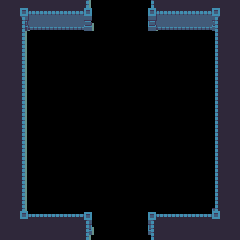

Rendered tile map (Tiled .tmx) drawn with the repository's tilesets; below, a short description and the full map source, tile grids included:
An orthogonal 15x15 tile map with 16x16 px tiles, 1 tile layer (Tiles) and 12 objects (4x statue_a, 4x statue_b, 2x link, open_door, golem turn off).

<map version="1.0" orientation="orthogonal" width="15" height="15" tilewidth="16" tileheight="16">
 <tileset firstgid="1" name="tiles" tilewidth="16" tileheight="16">
  <image source="../../tilesets/tiles.png" width="96" height="144" />
 </tileset>
 <layer name="Tiles" width="15" height="15">
  <data>
   <tile gid="8" />
   <tile gid="4" />
   <tile gid="5" />
   <tile gid="5" />
   <tile gid="5" />
   <tile gid="46" />
   <tile gid="0" />
   <tile gid="0" />
   <tile gid="0" />
   <tile gid="45" />
   <tile gid="5" />
   <tile gid="5" />
   <tile gid="5" />
   <tile gid="6" />
   <tile gid="8" />
   <tile gid="8" />
   <tile gid="10" />
   <tile gid="11" />
   <tile gid="11" />
   <tile gid="11" />
   <tile gid="52" />
   <tile gid="0" />
   <tile gid="0" />
   <tile gid="0" />
   <tile gid="51" />
   <tile gid="11" />
   <tile gid="11" />
   <tile gid="11" />
   <tile gid="12" />
   <tile gid="8" />
   <tile gid="8" />
   <tile gid="16" />
   <tile gid="0" />
   <tile gid="0" />
   <tile gid="0" />
   <tile gid="0" />
   <tile gid="0" />
   <tile gid="0" />
   <tile gid="0" />
   <tile gid="0" />
   <tile gid="0" />
   <tile gid="0" />
   <tile gid="0" />
   <tile gid="18" />
   <tile gid="8" />
   <tile gid="8" />
   <tile gid="16" />
   <tile gid="0" />
   <tile gid="0" />
   <tile gid="0" />
   <tile gid="0" />
   <tile gid="0" />
   <tile gid="0" />
   <tile gid="0" />
   <tile gid="0" />
   <tile gid="0" />
   <tile gid="0" />
   <tile gid="0" />
   <tile gid="18" />
   <tile gid="8" />
   <tile gid="8" />
   <tile gid="16" />
   <tile gid="0" />
   <tile gid="0" />
   <tile gid="0" />
   <tile gid="0" />
   <tile gid="0" />
   <tile gid="0" />
   <tile gid="0" />
   <tile gid="0" />
   <tile gid="0" />
   <tile gid="0" />
   <tile gid="0" />
   <tile gid="18" />
   <tile gid="8" />
   <tile gid="8" />
   <tile gid="16" />
   <tile gid="0" />
   <tile gid="0" />
   <tile gid="0" />
   <tile gid="0" />
   <tile gid="0" />
   <tile gid="0" />
   <tile gid="0" />
   <tile gid="0" />
   <tile gid="0" />
   <tile gid="0" />
   <tile gid="0" />
   <tile gid="18" />
   <tile gid="8" />
   <tile gid="8" />
   <tile gid="16" />
   <tile gid="0" />
   <tile gid="0" />
   <tile gid="0" />
   <tile gid="0" />
   <tile gid="0" />
   <tile gid="0" />
   <tile gid="0" />
   <tile gid="0" />
   <tile gid="0" />
   <tile gid="0" />
   <tile gid="0" />
   <tile gid="18" />
   <tile gid="8" />
   <tile gid="8" />
   <tile gid="16" />
   <tile gid="0" />
   <tile gid="0" />
   <tile gid="0" />
   <tile gid="0" />
   <tile gid="0" />
   <tile gid="0" />
   <tile gid="0" />
   <tile gid="0" />
   <tile gid="0" />
   <tile gid="0" />
   <tile gid="0" />
   <tile gid="18" />
   <tile gid="8" />
   <tile gid="8" />
   <tile gid="16" />
   <tile gid="0" />
   <tile gid="0" />
   <tile gid="0" />
   <tile gid="0" />
   <tile gid="0" />
   <tile gid="0" />
   <tile gid="0" />
   <tile gid="0" />
   <tile gid="0" />
   <tile gid="0" />
   <tile gid="0" />
   <tile gid="18" />
   <tile gid="8" />
   <tile gid="8" />
   <tile gid="16" />
   <tile gid="0" />
   <tile gid="0" />
   <tile gid="0" />
   <tile gid="0" />
   <tile gid="0" />
   <tile gid="0" />
   <tile gid="0" />
   <tile gid="0" />
   <tile gid="0" />
   <tile gid="0" />
   <tile gid="0" />
   <tile gid="18" />
   <tile gid="8" />
   <tile gid="8" />
   <tile gid="16" />
   <tile gid="0" />
   <tile gid="0" />
   <tile gid="0" />
   <tile gid="0" />
   <tile gid="0" />
   <tile gid="0" />
   <tile gid="0" />
   <tile gid="0" />
   <tile gid="0" />
   <tile gid="0" />
   <tile gid="0" />
   <tile gid="18" />
   <tile gid="8" />
   <tile gid="8" />
   <tile gid="16" />
   <tile gid="0" />
   <tile gid="0" />
   <tile gid="0" />
   <tile gid="0" />
   <tile gid="0" />
   <tile gid="0" />
   <tile gid="0" />
   <tile gid="0" />
   <tile gid="0" />
   <tile gid="0" />
   <tile gid="0" />
   <tile gid="18" />
   <tile gid="8" />
   <tile gid="8" />
   <tile gid="16" />
   <tile gid="0" />
   <tile gid="0" />
   <tile gid="0" />
   <tile gid="0" />
   <tile gid="0" />
   <tile gid="0" />
   <tile gid="0" />
   <tile gid="0" />
   <tile gid="0" />
   <tile gid="0" />
   <tile gid="0" />
   <tile gid="18" />
   <tile gid="8" />
   <tile gid="8" />
   <tile gid="22" />
   <tile gid="23" />
   <tile gid="23" />
   <tile gid="23" />
   <tile gid="34" />
   <tile gid="0" />
   <tile gid="0" />
   <tile gid="0" />
   <tile gid="33" />
   <tile gid="23" />
   <tile gid="23" />
   <tile gid="23" />
   <tile gid="32" />
   <tile gid="8" />
   <tile gid="8" />
   <tile gid="8" />
   <tile gid="8" />
   <tile gid="8" />
   <tile gid="8" />
   <tile gid="40" />
   <tile gid="0" />
   <tile gid="0" />
   <tile gid="0" />
   <tile gid="39" />
   <tile gid="8" />
   <tile gid="8" />
   <tile gid="8" />
   <tile gid="8" />
   <tile gid="8" />
  </data>
 </layer>
 <objectgroup name="Objects" width="0" height="0">
  <object name="open_door" x="96" y="0" width="48" height="32" />
  <object name="statue_a" x="32" y="32" width="32" height="32" />
  <object name="statue_b" x="32" y="80" width="32" height="32" />
  <object name="statue_a" x="32" y="128" width="32" height="32" />
  <object name="statue_b" x="32" y="176" width="32" height="32" />
  <object name="statue_b" x="176" y="176" width="32" height="32" />
  <object name="statue_a" x="176" y="128" width="32" height="32" />
  <object name="statue_b" x="176" y="80" width="32" height="32" />
  <object name="statue_a" x="176" y="32" width="32" height="32" />
  <object name="golem turn off" x="64" y="176" width="112" height="16" />
  <object name="link" x="96" y="224" width="48" height="16" />
  <object name="link" x="96" y="0" width="48" height="16" />
 </objectgroup>
</map>
